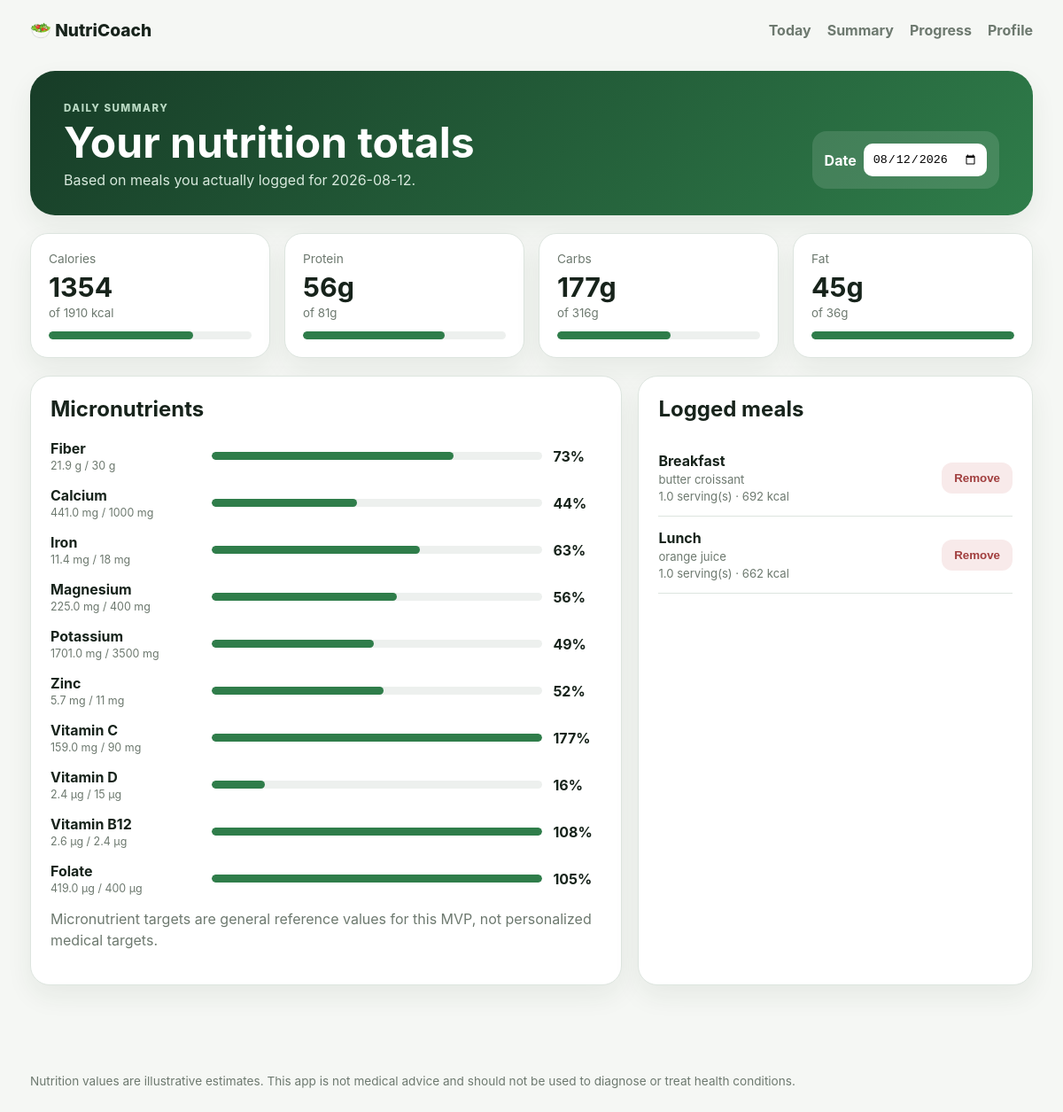
Page /summary on the committed database.
### tables this page shows
CREATE TABLE logs (
        id INTEGER PRIMARY KEY AUTOINCREMENT,
        log_date TEXT NOT NULL,
        recipe_id INTEGER NOT NULL,
        servings REAL NOT NULL DEFAULT 1, actual_food TEXT DEFAULT '', actual_calories REAL, actual_protein_g REAL, actual_carbs_g REAL, actual_fat_g REAL, actual_fiber_g REAL, actual_calcium_mg REAL, actual_iron_mg REAL, actual_magnesium_mg REAL, actual_potassium_mg REAL, actual_sodium_mg REAL, actual_zinc_mg REAL, actual_vitamin_c_mg REAL, actual_vitamin_d_mcg REAL, actual_vitamin_b12_mcg REAL, actual_folate_mcg REAL, didnt_eat INTEGER NOT NULL DEFAULT 0,
        FOREIGN KEY(recipe_id) REFERENCES recipes(id)
    );

CREATE TABLE recipes (
        id INTEGER PRIMARY KEY AUTOINCREMENT,
        name TEXT NOT NULL,
        meal_type TEXT NOT NULL,
        diet TEXT NOT NULL,
        allergens TEXT DEFAULT '',
        ingredients TEXT NOT NULL,
        instructions TEXT NOT NULL,
        calories REAL NOT NULL,
        protein_g REAL NOT NULL,
        carbs_g REAL NOT NULL,
        fat_g REAL NOT NULL,
        fiber_g REAL NOT NULL,
        calcium_mg REAL NOT NULL,
        iron_mg REAL NOT NULL,
        magnesium_mg REAL NOT NULL,
        potassium_mg REAL NOT NULL,
        sodium_mg REAL NOT NULL,
        zinc_mg REAL NOT NULL,
        vitamin_c_mg REAL NOT NULL,
        vitamin_d_mcg REAL NOT NULL,
        vitamin_b12_mcg REAL NOT NULL,
        folate_mcg REAL NOT NULL
    );

### app.py (the view)
@app.route("/summary")
def summary():
    profile = get_profile()
    if not profile:
        return redirect(url_for("profile"))
    d = request.args.get("date", date.today().isoformat())
    conn = db()
    rows = conn.execute("""
        SELECT l.id AS log_id, l.servings, l.actual_food,
               CASE WHEN l.didnt_eat THEN COALESCE(l.actual_calories, 0) / l.servings
                    ELSE r.calories + COALESCE(l.actual_calories, 0) / l.servings END AS calories,
               CASE WHEN l.didnt_eat THEN COALESCE(l.actual_protein_g, 0) / l.servings
                    ELSE r.protein_g + COALESCE(l.actual_protein_g, 0) / l.servings END AS protein_g,
               CASE WHEN l.didnt_eat THEN COALESCE(l.actual_carbs_g, 0) / l.servings
                    ELSE r.carbs_g + COALESCE(l.actual_carbs_g, 0) / l.servings END AS carbs_g,
               CASE WHEN l.didnt_eat THEN COALESCE(l.actual_fat_g, 0) / l.servings
                    ELSE r.fat_g + COALESCE(l.actual_fat_g, 0) / l.servings END AS fat_g,
               CASE WHEN l.didnt_eat THEN COALESCE(l.actual_fiber_g, 0) / l.servings
                    ELSE r.fiber_g + COALESCE(l.actual_fiber_g, 0) / l.servings END AS fiber_g,
               CASE WHEN l.didnt_eat THEN COALESCE(l.actual_calcium_mg, 0) / l.servings
                    ELSE r.calcium_mg + COALESCE(l.actual_calcium_mg, 0) / l.servings END AS calcium_mg,
               CASE WHEN l.didnt_eat THEN COALESCE(l.actual_iron_mg, 0) / l.servings
                    ELSE r.iron_mg + COALESCE(l.actual_iron_mg, 0) / l.servings END AS iron_mg,
               CASE WHEN l.didnt_eat THEN COALESCE(l.actual_magnesium_mg, 0) / l.servings
                    ELSE r.magnesium_mg + COALESCE(l.actual_magnesium_mg, 0) / l.servings END AS magnesium_mg,
               CASE WHEN l.didnt_eat THEN COALESCE(l.actual_potassium_mg, 0) / l.servings
                    ELSE r.potassium_mg + COALESCE(l.actual_potassium_mg, 0) / l.servings END AS potassium_mg,
               CASE WHEN l.didnt_eat THEN COALESCE(l.actual_sodium_mg, 0) / l.servings
                    ELSE r.sodium_mg + COALESCE(l.actual_sodium_mg, 0) / l.servings END AS sodium_mg,
               CASE WHEN l.didnt_eat THEN COALESCE(l.actual_zinc_mg, 0) / l.servings
                    ELSE r.zinc_mg + COALESCE(l.actual_zinc_mg, 0) / l.servings END AS zinc_mg,
               CASE WHEN l.didnt_eat THEN COALESCE(l.actual_vitamin_c_mg, 0) / l.servings
                    ELSE r.vitamin_c_mg + COALESCE(l.actual_vitamin_c_mg, 0) / l.servings END AS vitamin_c_mg,
               CASE WHEN l.didnt_eat THEN COALESCE(l.actual_vitamin_d_mcg, 0) / l.servings
                    ELSE r.vitamin_d_mcg + COALESCE(l.actual_vitamin_d_mcg, 0) / l.servings END AS vitamin_d_mcg,
               CASE WHEN l.didnt_eat THEN COALESCE(l.actual_vitamin_b12_mcg, 0) / l.servings
                    ELSE r.vitamin_b12_mcg + COALESCE(l.actual_vitamin_b12_mcg, 0) / l.servings END AS vitamin_b12_mcg,
               CASE WHEN l.didnt_eat THEN COALESCE(l.actual_folate_mcg, 0) / l.servings
                    ELSE r.folate_mcg + COALESCE(l.actual_folate_mcg, 0) / l.servings END AS folate_mcg,
               r.*
        FROM logs l JOIN recipes r ON r.id=l.recipe_id
        WHERE l.log_date=?
        ORDER BY l.id
    """, (d,)).fetchall()
    conn.close()
    totals = sum_nutrition(rows, "servings")
    targets = calc_targets(profile)
    percentages = {}
    for k, target in DAILY_MICRO_TARGETS.items():
        percentages[k] = min(999, round((totals[k] / target) * 100)) if target else 0
    return render_template("summary.html", profile=profile, rows=rows, totals=totals,
                           targets=targets, micro_targets=DAILY_MICRO_TARGETS,
                           percentages=percentages, d=d)

### app.py (called while the page is built)
def db():
    conn = sqlite3.connect(DB_PATH)
    conn.row_factory = sqlite3.Row
    return conn

def get_profile():
    conn = db()
    row = conn.execute("SELECT * FROM profile WHERE id=1").fetchone()
    conn.close()
    return row

def calc_targets(profile):
    w = profile["weight_kg"]
    h = profile["height_cm"]
    a = profile["age"]
    sex = profile["sex"]
    bmr = 10*w + 6.25*h - 5*a + (5 if sex == "male" else -161 if sex == "female" else -78)
    tdee = bmr * profile["activity"]
    goal = profile["goal"]
    adjustment = {
        "lose": -400,
        "maintain": 0,
        "gain": 300,
        "muscle": 250,
    }.get(goal, 0)
    calories = max(1200, round((tdee + adjustment) / 10) * 10)
    if goal in ("muscle", "gain"):
        protein = round(w * 1.8)
    elif goal == "lose":
        protein = round(w * 1.7)
    else:
        protein = round(w * 1.4)
    fat = round(w * 0.8)
    carbs = max(80, round((calories - protein*4 - fat*9) / 4))
    return {"calories": calories, "protein_g": protein, "carbs_g": carbs, "fat_g": fat}

def sum_nutrition(rows, servings_key=None):
    keys = ["calories", "protein_g", "carbs_g", "fat_g"] + MICRO_KEYS
    totals = {k: 0.0 for k in keys}
    for r in rows:
        mult = r[servings_key] if servings_key else 1.0
        for k in keys:
            totals[k] += float(r[k]) * mult
    return totals

@app.context_processor
def helpers():
    def pct(value, target):
        if not target:
            return 0
        return min(100, round(value / target * 100))
    return {"pct": pct}

### templates/summary.html (shortened to what this page needs)
{% extends "base.html" %}
{% block content %}
<section class="hero compact">
  <div>
    <span class="eyebrow">Daily summary</span>
    <h1>Your nutrition totals</h1>
    <p>Based on meals you actually logged for {{ d }}.</p>
  </div>
  <form method="get" class="date-box">
    <label>Date <input type="date" name="date" value="{{ d }}" onchange="this.form.submit()"></label>
  </form>
</section>
<section class="target-grid">
  {% for key,label,target in [
    ('calories','Calories',targets.calories),
    ('protein_g','Protein',targets.protein_g),
    ('carbs_g','Carbs',targets.carbs_g),
    ('fat_g','Fat',targets.fat_g)
  ] %}
  <div class="stat">
    <span>{{ label }}</span>
    <strong>{{ totals[key]|round|int }}{% if key != 'calories' %}g{% endif %}</strong>
    <small>of {{ target }}{% if key == 'calories' %} kcal{% else %}g{% endif %}</small>
    <div class="bar"><i style="width: {{ pct(totals[key], target) }}%"></i></div>
  </div>
  {% endfor %}
</section>
<div class="two-col">
  <section class="card">
    <h2>Micronutrients</h2>
    {% for key,label,unit in [
      ('fiber_g','Fiber','g'),('calcium_mg','Calcium','mg'),('iron_mg','Iron','mg'),
      ('magnesium_mg','Magnesium','mg'),('potassium_mg','Potassium','mg'),
      ('zinc_mg','Zinc','mg'),('vitamin_c_mg','Vitamin C','mg'),
      ('vitamin_d_mcg','Vitamin D','µg'),('vitamin_b12_mcg','Vitamin B12','µg'),
      ('folate_mcg','Folate','µg')
    ] %}
    <div class="micro">
      <div><b>{{ label }}</b><span>{{ totals[key]|round(1) }} {{ unit }} / {{ micro_targets[key] }} {{ unit }}</span></div>
      <div class="bar"><i style="width: {{ [percentages[key],100]|min }}%"></i></div>
      <strong>{{ percentages[key] }}%</strong>
    </div>
    {% endfor %}
    <p class="muted">Micronutrient targets are general reference values for this MVP, not personalized medical targets.</p>
  </section>
  <section class="card">
    <h2>Logged meals</h2>
    {% if rows %}
      {% for r in rows %}
      <div class="log-row">
        <div>
          <b>{{ r['meal_type'] }}</b>
          <span>{{ r['actual_food'] if r['actual_food'] else r['name'] }}</span>
          <span>{{ r['servings'] }} serving(s) · {{ (r['calories'] * r['servings'])|round|int }} kcal</span>
        </div>
        <form method="post" action="{{ url_for('delete_log', log_id=r['log_id']) }}">
          <button class="danger" type="submit">Remove</button>
        </form>
      </div>
      {% endfor %}
    {% else %}
      <p class="muted">No meals logged yet. Go to Today and tap “I ate this”.</p>
    {% endif %}
  </section>
</div>
{% endblock %}

### static/style.css (style rules this page uses)
:root { --bg:#f5f7f4; --card:#fff; --text:#17231b; --muted:#6d796f; --line:#dde5df; --accent:#2f7d4a; --accent2:#e6f3ea; --danger:#a13e3e; --shadow:0 12px 30px rgba(25,50,33,.07); }
* { box-sizing:border-box }
body { margin:0;font-family:Inter,ui-sans-serif,system-ui,-apple-system,BlinkMacSystemFont,"Segoe UI",sans-serif;background:var(--bg);color:var(--text) }
.hero { background:linear-gradient(135deg,#173c27,#2f7d4a);color:#fff;border-radius:28px;padding:38px;display:flex;justify-content:space-between;gap:24px;align-items:end;box-shadow:var(--shadow) }
.hero.compact { padding:30px 38px }
.hero h1 { font-size:clamp(2rem,4vw,3.2rem);margin:6px 0 8px;line-height:1.03 }
.hero p { margin:0;color:#d8e9dd;max-width:670px }
.eyebrow { text-transform:uppercase;letter-spacing:.13em;font-size:.72rem;font-weight:800;color:#b9d9c3 }
.date-box { background:rgba(255,255,255,.12);padding:14px;border-radius:16px }
.date-box label { display:flex;gap:8px;align-items:center;font-weight:700 }
.date-box input { background:#fff;border:none;border-radius:10px;padding:10px }
.target-grid { display:grid;grid-template-columns:repeat(4,1fr);gap:16px;margin:20px 0 }
.stat { background:var(--card);border:1px solid var(--line);border-radius:20px;padding:20px;box-shadow:var(--shadow) }
.stat span { display:block;color:var(--muted);font-size:.86rem }
.stat strong { display:block;font-size:1.9rem;margin-top:6px }
.stat small { color:var(--muted) }
.card { background:var(--card);border:1px solid var(--line);border-radius:22px;padding:22px;box-shadow:var(--shadow) }
button,.button { border:0;border-radius:12px;padding:10px 14px;font-weight:800;cursor:pointer;text-decoration:none;display:inline-flex;align-items:center;justify-content:center }
.danger { background:#f8eaea;color:var(--danger) }
.two-col { display:grid;grid-template-columns:1.2fr .8fr;gap:18px }
.two-col h2 { margin-top:0 }
.micro { display:grid;grid-template-columns:170px 1fr 55px;gap:12px;align-items:center;margin:16px 0 }
.micro div:first-child span { display:block;color:var(--muted);font-size:.78rem;margin-top:2px }
.bar { height:9px;background:#edf0ee;border-radius:999px;overflow:hidden;margin-top:12px }
.bar i { display:block;height:100%;background:var(--accent);border-radius:999px }
.micro .bar { margin:0 }
.muted { color:var(--muted);line-height:1.45 }
.log-row { display:flex;justify-content:space-between;gap:12px;align-items:center;border-bottom:1px solid var(--line);padding:14px 0 }
.log-row span { display:block;color:var(--muted);font-size:.82rem;margin-top:3px }

### rows in the picture
logs: meal_type "Breakfast", actual_food "butter croissant", servings "1.0", (r['calories']*r['servings'])|round|int "692"
logs: meal_type "Lunch", actual_food "orange juice", servings "1.0", (r['calories']*r['servings'])|round|int "662"

### other values in the picture
{{ d }} "2026-08-12"
{{ label }} "Calories" "Protein" "Carbs" "Fat"
{{ totals[key]|round|int }} "1354" "56" "177" "45"
{{ target }} "1910" "81" "316" "36"
{{ label }} "Fiber" "Calcium" "Iron" "Magnesium" "Potassium" "Zinc" "Vitamin C" "Vitamin D" "Vitamin B12" "Folate"
{{ totals[key]|round(1) }} "21.9" "441.0" "11.4" "225.0" "1701.0" "5.7" "159.0" "2.4" "2.6" "419.0"
{{ unit }} "g" "mg" "mg" "mg" "mg" "mg" "mg" "µg" "µg" "µg"
{{ micro_targets[key] }} "30" "1000" "18" "400" "3500" "11" "90" "15" "2.4" "400"
{{ percentages[key] }} "73" "44" "63" "56" "49" "52" "177" "16" "108" "105"
